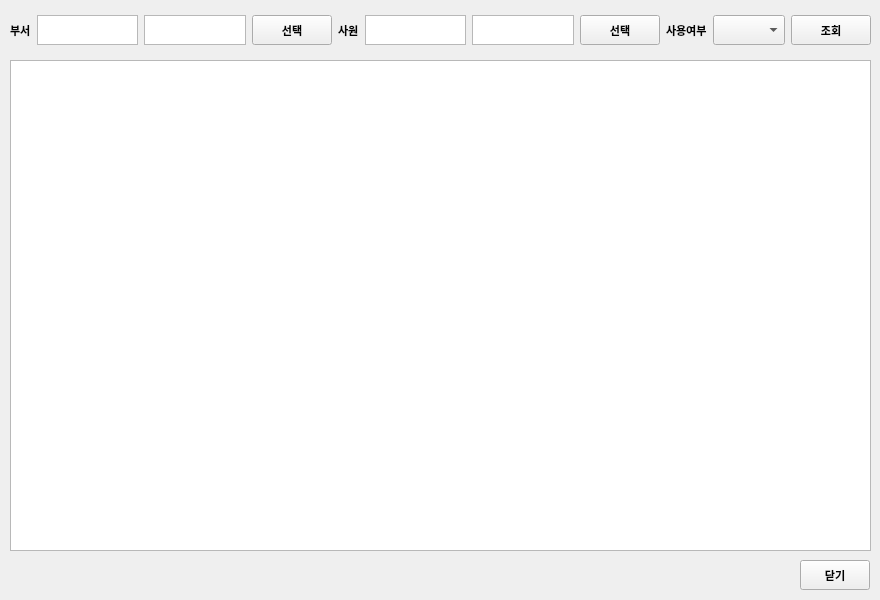
<?xml version="1.0" encoding="UTF-8"?>
<ui version="4.0">
 <class>Form</class>
 <widget class="QWidget" name="Form">
  <property name="geometry">
   <rect>
    <x>0</x>
    <y>0</y>
    <width>880</width>
    <height>600</height>
   </rect>
  </property>
  <property name="maximumSize">
   <size>
    <width>880</width>
    <height>600</height>
   </size>
  </property>
  <property name="windowTitle">
   <string>Form</string>
  </property>
  <widget class="QTableWidget" name="tbl_info">
   <property name="geometry">
    <rect>
     <x>10</x>
     <y>60</y>
     <width>861</width>
     <height>491</height>
    </rect>
   </property>
   <property name="selectionBehavior">
    <enum>QAbstractItemView::SelectRows</enum>
   </property>
  </widget>
  <widget class="QPushButton" name="btn_close">
   <property name="geometry">
    <rect>
     <x>800</x>
     <y>560</y>
     <width>70</width>
     <height>30</height>
    </rect>
   </property>
   <property name="maximumSize">
    <size>
     <width>16777215</width>
     <height>30</height>
    </size>
   </property>
   <property name="font">
    <font>
     <family>Arial</family>
     <pointsize>8</pointsize>
     <weight>75</weight>
     <bold>true</bold>
    </font>
   </property>
   <property name="text">
    <string>닫기</string>
   </property>
  </widget>
  <widget class="QWidget" name="horizontalLayoutWidget">
   <property name="geometry">
    <rect>
     <x>10</x>
     <y>5</y>
     <width>861</width>
     <height>51</height>
    </rect>
   </property>
   <layout class="QHBoxLayout" name="horizontalLayout">
    <item>
     <widget class="QLabel" name="label_2">
      <property name="font">
       <font>
        <family>Arial</family>
        <pointsize>8</pointsize>
        <weight>75</weight>
        <bold>true</bold>
       </font>
      </property>
      <property name="text">
       <string>부서</string>
      </property>
     </widget>
    </item>
    <item>
     <widget class="QTextEdit" name="txt_dept_id">
      <property name="maximumSize">
       <size>
        <width>16777215</width>
        <height>30</height>
       </size>
      </property>
      <property name="font">
       <font>
        <family>Arial</family>
        <pointsize>8</pointsize>
        <weight>75</weight>
        <bold>true</bold>
       </font>
      </property>
     </widget>
    </item>
    <item>
     <widget class="QTextEdit" name="txt_dept_name">
      <property name="maximumSize">
       <size>
        <width>16777215</width>
        <height>30</height>
       </size>
      </property>
      <property name="font">
       <font>
        <family>Arial</family>
        <pointsize>8</pointsize>
        <weight>75</weight>
        <bold>true</bold>
       </font>
      </property>
     </widget>
    </item>
    <item>
     <widget class="QPushButton" name="btn_dept_search">
      <property name="maximumSize">
       <size>
        <width>16777215</width>
        <height>30</height>
       </size>
      </property>
      <property name="font">
       <font>
        <family>Arial</family>
        <pointsize>8</pointsize>
        <weight>75</weight>
        <bold>true</bold>
       </font>
      </property>
      <property name="text">
       <string>선택</string>
      </property>
     </widget>
    </item>
    <item>
     <widget class="QLabel" name="label_4">
      <property name="font">
       <font>
        <family>Arial</family>
        <pointsize>8</pointsize>
        <weight>75</weight>
        <bold>true</bold>
       </font>
      </property>
      <property name="text">
       <string>사원</string>
      </property>
     </widget>
    </item>
    <item>
     <widget class="QTextEdit" name="txt_emp_id">
      <property name="maximumSize">
       <size>
        <width>16777215</width>
        <height>30</height>
       </size>
      </property>
      <property name="font">
       <font>
        <family>Arial</family>
        <pointsize>8</pointsize>
        <weight>75</weight>
        <bold>true</bold>
       </font>
      </property>
     </widget>
    </item>
    <item>
     <widget class="QTextEdit" name="txt_emp_name">
      <property name="maximumSize">
       <size>
        <width>16777215</width>
        <height>30</height>
       </size>
      </property>
      <property name="font">
       <font>
        <family>Arial</family>
        <pointsize>8</pointsize>
        <weight>75</weight>
        <bold>true</bold>
       </font>
      </property>
     </widget>
    </item>
    <item>
     <widget class="QPushButton" name="btn_emp_search">
      <property name="sizePolicy">
       <sizepolicy hsizetype="Minimum" vsizetype="Maximum">
        <horstretch>0</horstretch>
        <verstretch>0</verstretch>
       </sizepolicy>
      </property>
      <property name="maximumSize">
       <size>
        <width>16777215</width>
        <height>30</height>
       </size>
      </property>
      <property name="font">
       <font>
        <family>Arial</family>
        <pointsize>8</pointsize>
        <weight>75</weight>
        <bold>true</bold>
       </font>
      </property>
      <property name="text">
       <string>선택</string>
      </property>
     </widget>
    </item>
    <item>
     <widget class="QLabel" name="label_6">
      <property name="font">
       <font>
        <family>Arial</family>
        <pointsize>8</pointsize>
        <weight>75</weight>
        <bold>true</bold>
       </font>
      </property>
      <property name="text">
       <string>사용여부</string>
      </property>
     </widget>
    </item>
    <item>
     <widget class="QComboBox" name="cmb_yn">
      <property name="maximumSize">
       <size>
        <width>16777215</width>
        <height>30</height>
       </size>
      </property>
      <property name="font">
       <font>
        <family>Arial</family>
        <pointsize>8</pointsize>
        <weight>75</weight>
        <bold>true</bold>
       </font>
      </property>
     </widget>
    </item>
    <item>
     <widget class="QPushButton" name="btn_search">
      <property name="maximumSize">
       <size>
        <width>16777215</width>
        <height>30</height>
       </size>
      </property>
      <property name="font">
       <font>
        <family>Arial</family>
        <pointsize>8</pointsize>
        <weight>75</weight>
        <bold>true</bold>
       </font>
      </property>
      <property name="text">
       <string>조회</string>
      </property>
     </widget>
    </item>
   </layout>
  </widget>
 </widget>
 <resources/>
 <connections/>
</ui>
